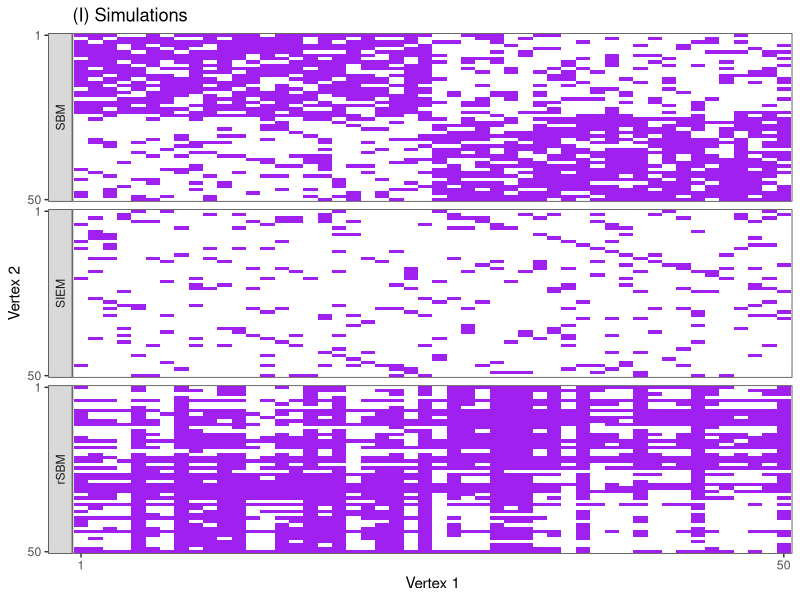
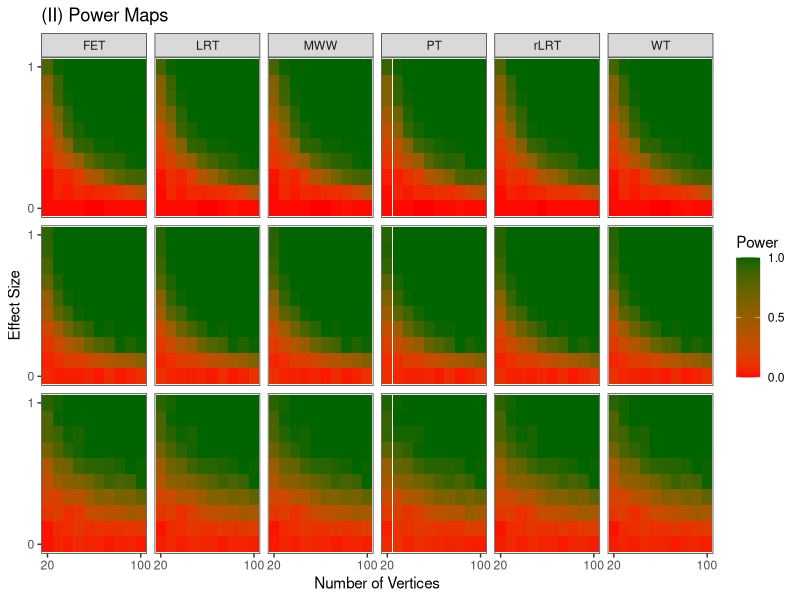
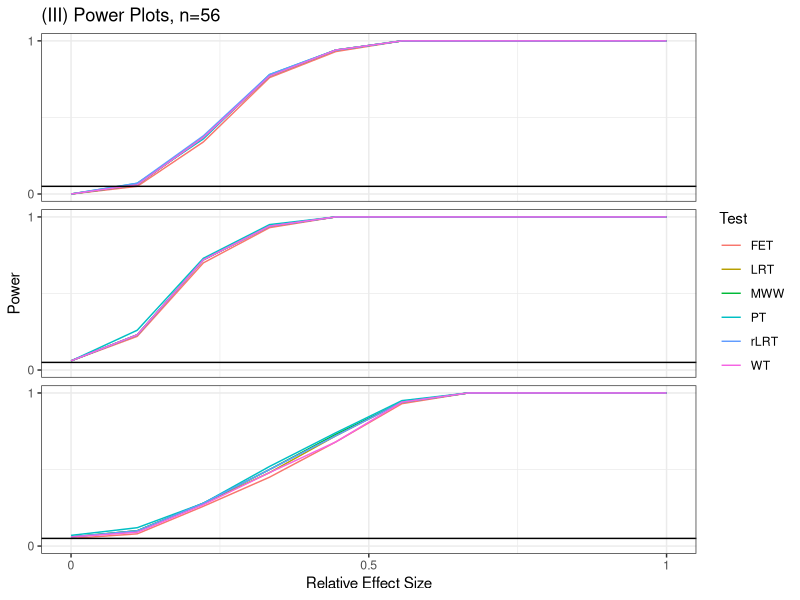
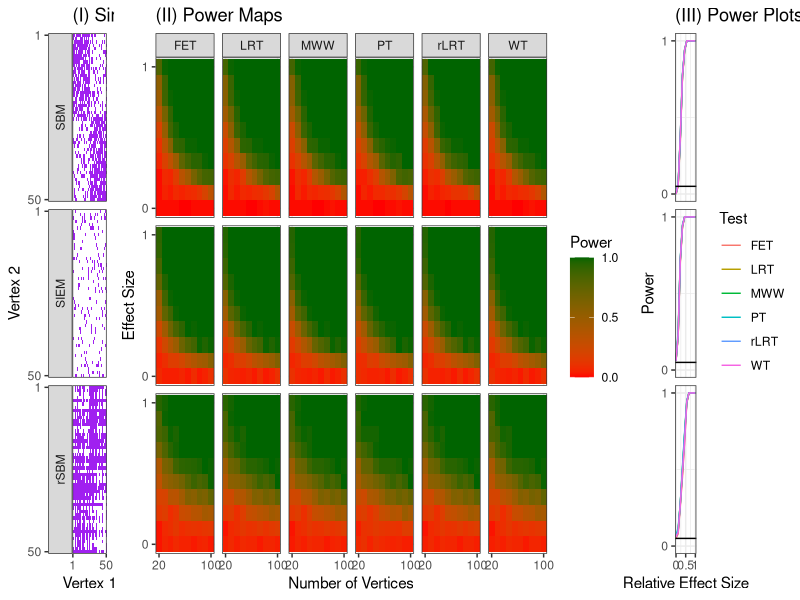

Source code (R) for these figures, in order:
## ---- chunk 1
require(ggplot2)
require(gridExtra)
require(grid)
require(tidyverse)
## ---- chunk 2
gr.dat <- read.csv('./data/uwt_simulations.csv') %>%
  mutate(Row=factor(Row), Column=factor(Column), Weight=factor(Weight), 
         Method=factor(Method, levels=c("SBM", "SIEM", "rSBM"), ordered=TRUE))
hmap.dat <- read.csv('./data/uwt_power_map.csv') %>%
  mutate(n=factor(n, levels=sort(unique(n)), ordered=TRUE),
         Effect_Size=factor(Effect_Size, levels=sort(unique(Effect_Size)), ordered=TRUE)) %>%
   filter(Simulation != "nSBM")
fixedn.dat <- hmap.dat %>%
  filter(n == 56)
## ---- chunk 3
uw.sim.plt <- ggplot(data=gr.dat, mapping=aes(x=Row, y=Column, fill=Weight)) +
   geom_tile() +
   facet_grid("Method~.", switch="y") +
   xlab("Vertex 1") + 
   ylab("Vertex 2") + 
   scale_x_discrete(breaks=c(1, 50)) + 
   scale_y_discrete(breaks=c(1, 50), limits=rev(levels(gr.dat$Column))) +
   scale_fill_manual(values=c(`0`="white", `1`="purple")) +
   theme_bw() +
   ggtitle("(I) Simulations") +
   guides(fill="none")
uw.sim.plt
## ---- chunk 4
uw.hmap.plt <- ggplot(data=hmap.dat, mapping=aes(x=n, y=Effect_Size, fill=power)) +
   geom_tile() + 
   facet_grid("Simulation ~ Test") + 
   xlab("Number of Vertices") + 
   ylab("Effect Size") + 
   scale_fill_gradient(high="darkgreen", low="red", name="Power", breaks=c(0, .5, 1)) + 
   scale_x_discrete(breaks=c(20, 100)) + 
   scale_y_discrete(breaks=c(0,1)) + 
   theme_bw() + 
   ggtitle("(II) Power Maps") +
   theme(strip.background.y = element_blank(), strip.text.y = element_blank())
uw.hmap.plt
## ---- chunk 5
alpha=.05
uw.fixedn.plt <- ggplot(data=fixedn.dat, mapping=aes(x=as.numeric(Effect_Size), y=power,
                                                        color=factor(Test), group=factor(Test))) + 
   geom_line() +
   facet_grid("Simulation~.") +
   xlab("Relative Effect Size") +
   ylab("Power") +
   scale_x_continuous(breaks=c(1, 5.5, 10), labels=c(0,.5, 1)) +
   scale_y_continuous(limits=c(0,1), breaks=c(0,1)) +
   scale_color_discrete(name="Test") +
   geom_hline(mapping=aes(yintercept=alpha)) +
   theme_bw() +
   ggtitle("(III) Power Plots, n=56") +
   theme(strip.background = element_blank(), strip.text.y = element_blank())
uw.fixedn.plt
## ---- chunk 6
grid.arrange(uw.sim.plt, uw.hmap.plt, uw.fixedn.plt, nrow=1, widths=c(1.1, 5, 1.6))
